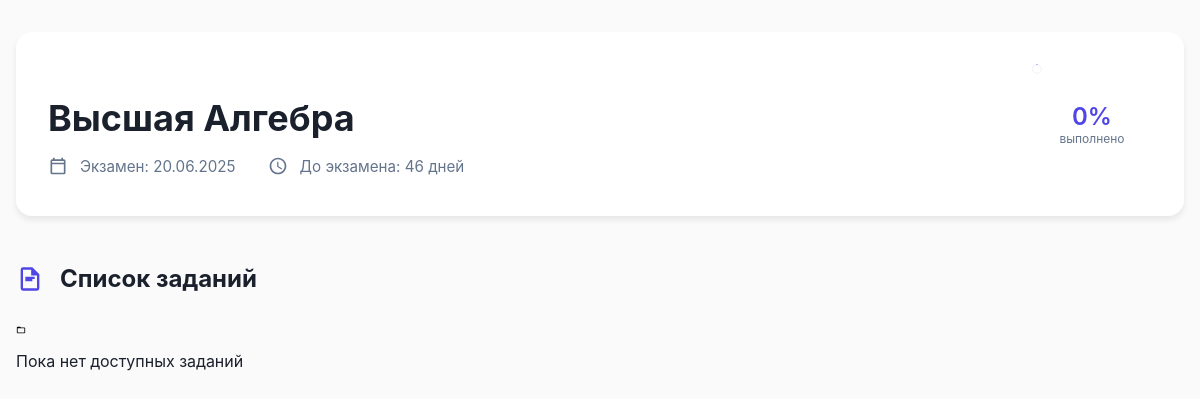
The app's page /subject/vishaya-algebra/ with its own data.
### tasks/models.py (models this page shows, shortened)
class Subject(models.Model):
    name = models.CharField(max_length=200)
    description = models.TextField()
    exam_date = models.DateField()
    slug = models.SlugField(max_length=200, unique=True, default=('hah'))

### tasks/views.py (the view)
# urls.py: path('subject/<slug:slug>/', views.SubjectDetailView.as_view(), name='subject_detail'),
class SubjectDetailView(DetailView):
    model = Subject
    template_name = 'tasks/subject_detail.html'
    slug_url_kwarg = 'slug'
    context_object_name = 'subject'
    def get_context_data(self, **kwargs):
        context = super().get_context_data(**kwargs)
        subject = self.object
        tasks = subject.task_set.all().order_by('order')
        completed_tasks_count = subject.task_set.filter(completed=True).count()
        today = timezone.now().date()
        subject.days_until = (subject.exam_date - today).days
        subject.completed_tasks = completed_tasks_count
        subject.task_count = tasks.count()
        context.update({
            "exam_date": subject.exam_date,
            'tasks': tasks,
            'completed_tasks_count': completed_tasks_count,
        })
        return context

### tasks/context_processors.py (called while the page is built)
def mathjax(request):
    return {
        'mathjax': getattr(settings, 'MATHJAX_ENABLED', True)
    }

### templates/tasks/subject_detail.html (shortened to what this page needs)
{% load static %}
{% block content %}
<head>
    <link rel="stylesheet" href="{% static 'css/base.css' %}">
</head>
<div class="subject-container">
    <header class="subject-header">
        <div class="subject-header-content">
            <h1 class="subject-title">{{ subject.name }}</h1>
            <div class="subject-meta">
                <div class="meta-item">
                    <svg class="meta-icon" viewBox="0 0 24 24">
                        <path d="M19 4h-1V2h-2v2H8V2H6v2H5a2 2 0 0 0-2 2v14a2 2 0 0 0 2 2h14a2 2 0 0 0 2-2V6a2 2 0 0 0-2-2zm0 16H5V10h14v10zM5 8V6h14v2H5z"/>
                    </svg>
                    <span>Экзамен: {{ subject.exam_date|date:"d.m.Y" }}</span>
                </div>
                <div class="meta-item">
                    <svg class="meta-icon" viewBox="0 0 24 24">
                        <path d="M12 2C6.5 2 2 6.5 2 12s4.5 10 10 10 10-4.5 10-10S17.5 2 12 2zm0 18c-4.41 0-8-3.59-8-8s3.59-8 8-8 8 3.59 8 8-3.59 8-8 8zm.5-13H11v6l5.2 3.2.8-1.3-4.5-2.7V7z"/>
                    </svg>
                    <span>До экзамена: {{ subject.days_until }} дней</span>
                </div>
            </div>
        </div>
        <div class="progress-circle">
            <svg viewBox="0 0 36 36">
                <path class="circle-bg"
                    d="M18 2.0845
                    a 15.9155 15.9155 0 0 1 0 31.831
                    a 15.9155 15.9155 0 0 1 0 -31.831"
                    fill="none"
                    stroke="#eee"
                    stroke-width="3"/>
                <path class="circle-progress"
                    d="M18 2.0845
                    a 15.9155 15.9155 0 0 1 0 31.831
                    a 15.9155 15.9155 0 0 1 0 -31.831"
                    fill="none"
                    stroke="#4f46e5"
                    stroke-width="3"
                    stroke-dasharray="{% widthratio subject.completed_tasks subject.task_count 100 %}, 100"/>
            </svg>
            <div class="progress-text">
                <span>{% widthratio subject.completed_tasks subject.task_count 100 %}%</span>
                <small>выполнено</small>
            </div>
        </div>
    </header>
    <section class="assignments-section">
        <h2 class="section-title">
            <svg class="title-icon" viewBox="0 0 24 24">
                <path d="M14 2H6a2 2 0 0 0-2 2v16a2 2 0 0 0 2 2h12a2 2 0 0 0 2-2V8l-6-6zM6 20V4h7v5h5v11H6zm8-6H8v-2h6v2zm-6-4h8v2H8v-2z"/>
            </svg>
            Список заданий
        </h2>
        {% if tasks %}
        <div class="assignments-grid">
            {% for task in tasks %}
            <a href="{% url 'tasks:task_detail' subject_slug=subject.slug task_number=task.order %}"
               class="assignment-card {% if task.completed %}completed{% endif %}">
                <div class="assignment-header">
                    <span class="assignment-number">Задание {{ task.order }}</span>
                    <div class="assignment-status">
                        {% if task.completed %}
                        <svg class="status-icon" viewBox="0 0 24 24">
                            <path d="M12 2C6.48 2 2 6.48 2 12s4.48 10 10 10 10-4.48 10-10S17.52 2 12 2zm-2 15l-5-5 1.41-1.41L10 14.17l7.59-7.59L19 8l-9 9z"/>
                        </svg>
                        {% else %}
                        <div class="progress-dot"></div>
                        {% endif %}
                    </div>
                </div>
                <h3 class="assignment-title">{{ task.title }}</h3>
                <div class="assignment-meta">
                    <span class="topic-badge">{{ task.topic }}</span>
                    <span class="deadline">
                        <svg class="meta-icon" viewBox="0 0 24 24">
                            <path d="M11.99 2C6.47 2 2 6.48 2 12s4.47 10 9.99 10C17.52 22 22 17.52 22 12S17.52 2 11.99 2zM12 20c-4.42 0-8-3.58-8-8s3.58-8 8-8 8 3.58 8 8-3.58 8-8 8zm.5-13H11v6l5.25 3.15.75-1.23-4.5-2.67V7z"/>
                        </svg>
                        Срок: не реализовано
                    </span>
                </div>
            </a>
            {% endfor %}
        </div>
        {% else %}
        <div class="empty-state">
            <svg class="empty-icon" viewBox="0 0 24 24">
                <path d="M20 6h-8l-2-2H4c-1.1 0-1.99.9-1.99 2L2 18c0 1.1.9 2 2 2h16c1.1 0 2-.9 2-2V8c0-1.1-.9-2-2-2zm0 12H4V8h16v10z"/>
            </svg>
            <p>Пока нет доступных заданий</p>
        </div>
        {% endif %}
    </section>
</div>
{% endblock %}

### static/css/base.css (style rules this page uses)
svg { height: 10px; width: 10px; }
.progress-circle { position: relative; width: 120px; height: 120px; }
.progress-text { position: absolute; top: 50%; left: 50%; transform: translate(-50%, -50%); text-align: center; }
.progress-text span { display: block; font-size: 1.5rem; font-weight: 600; color: var(--primary-color); }
.subject-container { max-width: 1200px; margin: 0 auto; padding: 2rem 1rem; }
.subject-header { display: flex; justify-content: space-between; align-items: center; margin-bottom: 3rem; background: var(--card-bg); border-radius: 16px; padding: 2rem; box-shadow: 0 4px 6px var(--shadow-color); }
.subject-header-content { flex: 1; }
.subject-title { font-size: 2.25rem; margin-bottom: 1rem; color: var(--text-color); }
.subject-meta { display: flex; gap: 2rem; }
.meta-item { display: flex; align-items: center; color: var(--icon-color); font-size: 0.95rem; }
.meta-icon { width: 20px; height: 20px; fill: var(--icon-color); margin-right: 0.75rem; }
.progress-text small { font-size: 0.75rem; color: var(--icon-color); }
.assignments-section { margin-top: 2rem; }
.section-title { display: flex; align-items: center; font-size: 1.5rem; margin-bottom: 2rem; color: var(--text-color); }
.title-icon { width: 28px; height: 28px; fill: var(--primary-color); margin-right: 1rem; }

### records on screen
Subject: name "Высшая Алгебра", exam_date "20.06.2025", days_until "46", completed_tasks "0"
